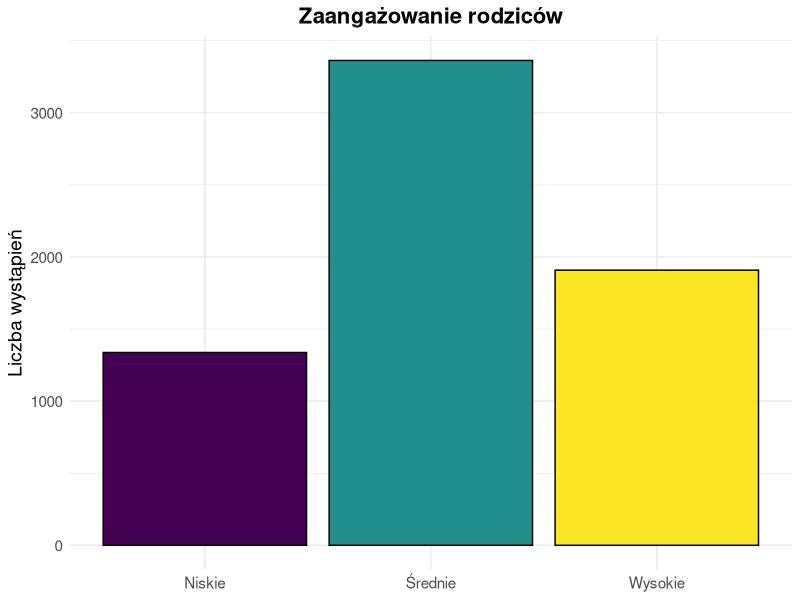
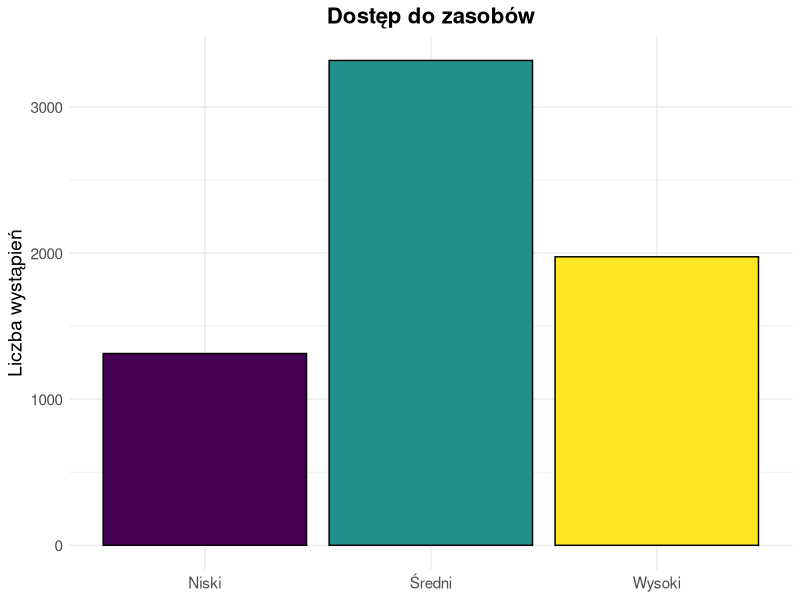
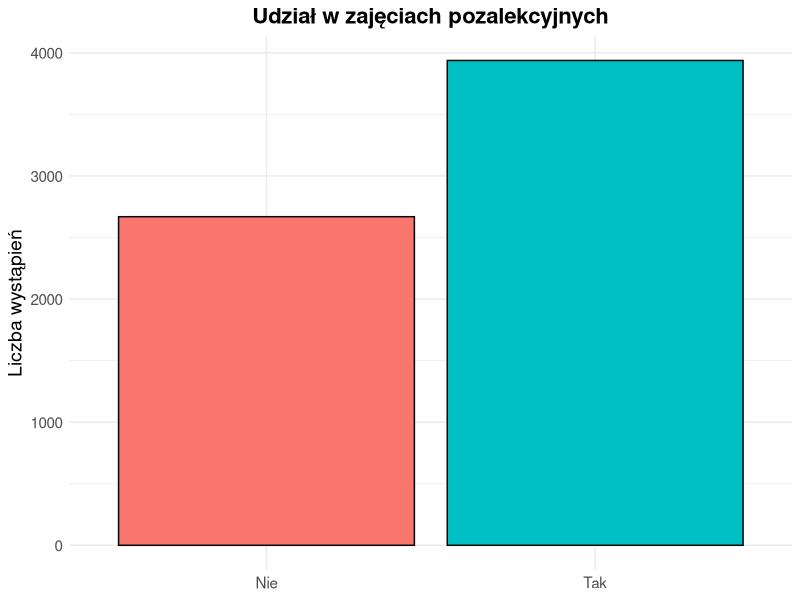
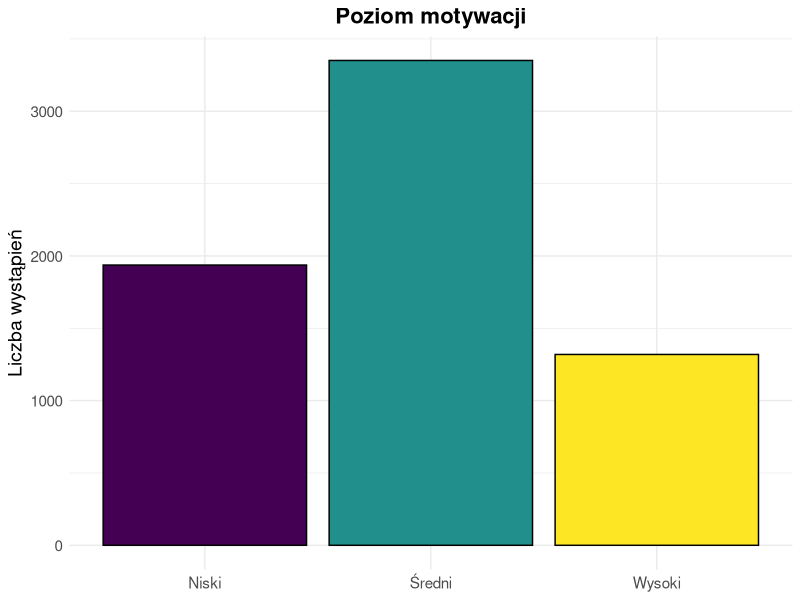
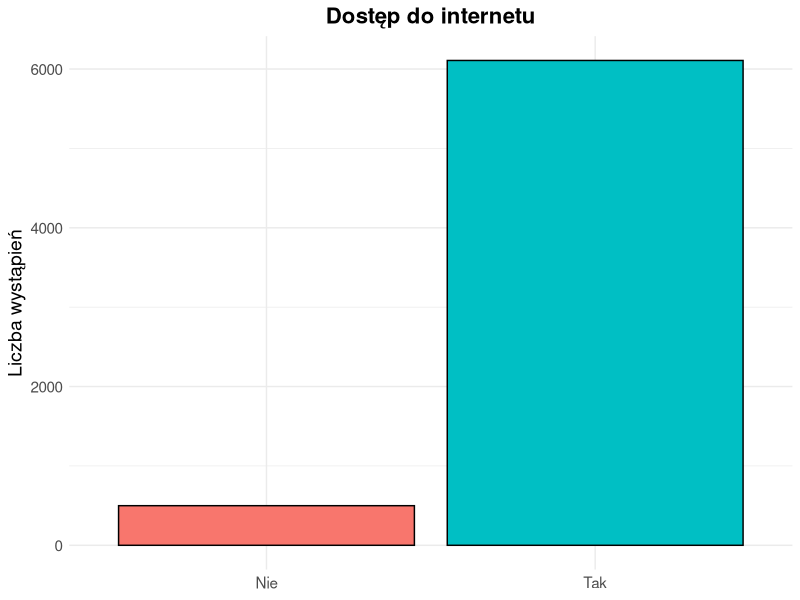
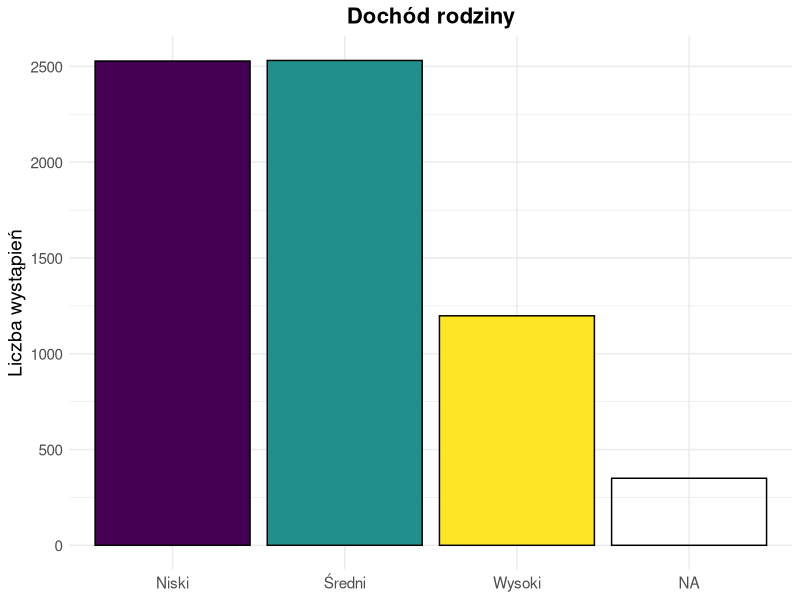
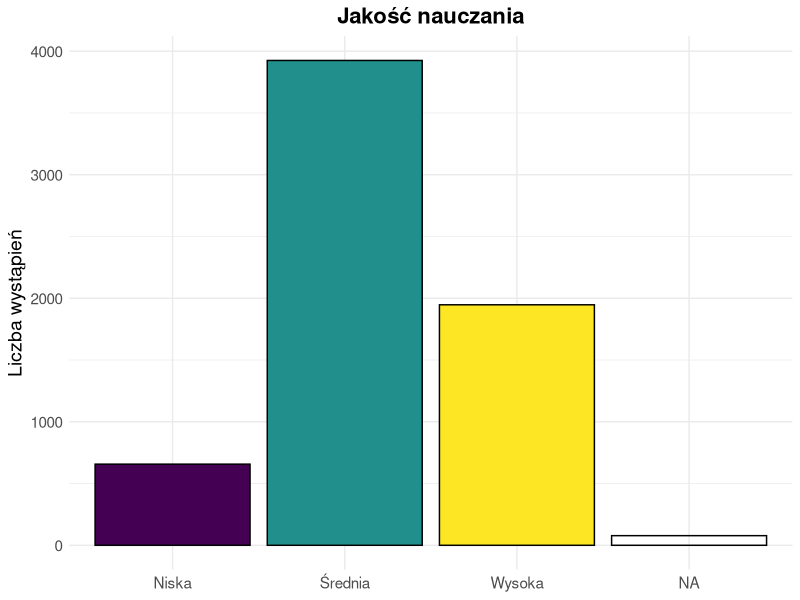
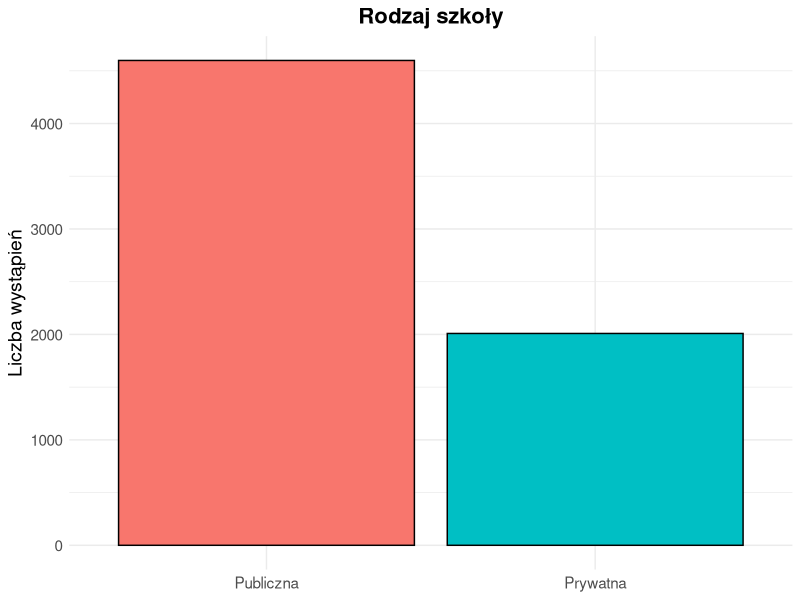

R code for these plots, in order:
library(tidyverse)
dane <- read_csv("czynniki.csv")

# przekodowanie zmiennych na faktorowe

dane$Parental_Involvement <- ifelse(dane$Parental_Involvement == "Low", 1,
                                    ifelse(dane$Parental_Involvement == "Medium", 2, 3))
dane$Parental_Involvement <- factor(dane$Parental_Involvement, levels = c(1, 2, 3),
                                    labels = c("Niskie", "Średnie", "Wysokie"), ordered = TRUE)

dane$Access_to_Resources <- ifelse(dane$Access_to_Resources == "Low", 1,
                                   ifelse(dane$Access_to_Resources == "Medium", 2, 3))
dane$Access_to_Resources <- factor(dane$Access_to_Resources, levels = c(1, 2, 3),
                                   labels = c("Niski", "Średni", "Wysoki"), ordered = TRUE)

dane$Extracurricular_Activities <- ifelse(dane$Extracurricular_Activities == "No", 0, 1)
dane$Extracurricular_Activities <- factor(dane$Extracurricular_Activities, levels = c(0, 1),
                                          labels = c("Nie", "Tak"))

dane$Motivation_Level <- ifelse(dane$Motivation_Level == "Low", 1,
                                ifelse(dane$Motivation_Level == "Medium", 2, 3))
dane$Motivation_Level <- factor(dane$Motivation_Level, levels = c(1, 2, 3),
                                labels = c("Niski", "Średni", "Wysoki"), ordered = TRUE)

dane$Internet_Access <- ifelse(dane$Internet_Access == "No", 0, 1)
dane$Internet_Access <- factor(dane$Internet_Access, levels = c(0, 1), labels = c("Nie", "Tak"))

dane$Family_Income <- ifelse(is.na(dane$Family_Income), NA,
                             ifelse(dane$Family_Income == "Low", 1,
                                    ifelse(dane$Family_Income == "Medium", 2, 3)))
dane$Family_Income <- factor(dane$Family_Income, levels = c(1, 2, 3),
                             labels = c("Niski", "Średni", "Wysoki"), ordered = TRUE)

dane$Teacher_Quality <- ifelse(is.na(dane$Teacher_Quality), NA,
                               ifelse(dane$Teacher_Quality == "Low", 1,
                                      ifelse(dane$Teacher_Quality == "Medium", 2, 3)))
dane$Teacher_Quality <- factor(dane$Teacher_Quality, levels = c(1, 2, 3),
                               labels = c("Niska", "Średnia", "Wysoka"), ordered = TRUE)

dane$School_Type <- ifelse(dane$School_Type == "Public", 1, 2)
dane$School_Type <- factor(dane$School_Type, levels = c(1, 2), labels = c("Publiczna", "Prywatna"))

dane$Peer_Influence <- ifelse(dane$Peer_Influence == "Negative", 1,
                              ifelse(dane$Peer_Influence == "Neutral", 2, 3))
dane$Peer_Influence <- factor(dane$Peer_Influence, levels = c(1, 2, 3),
                              labels = c("Negatywny", "Neutralny", "Pozytywny"), ordered = TRUE)

dane$Learning_Disabilities <- ifelse(dane$Learning_Disabilities == "No", 0, 1)
dane$Learning_Disabilities <- factor(dane$Learning_Disabilities, levels = c(0, 1),
                                     labels = c("Nie", "Tak"))

dane$Parental_Education_Level <- ifelse(is.na(dane$Parental_Education_Level), NA,
                                        ifelse(dane$Parental_Education_Level == "High School", 1,
                                               ifelse(dane$Parental_Education_Level == "College", 2, 3)))
dane$Parental_Education_Level <- factor(dane$Parental_Education_Level, levels = c(1, 2, 3),
                                        labels = c("Średnie", "Wyższe", "Podyplomowe"),
                                        ordered = TRUE)

dane$Distance_from_Home <- ifelse(is.na(dane$Distance_from_Home), NA,
                                  ifelse(dane$Distance_from_Home == "Far", 1,
                                         ifelse(dane$Distance_from_Home == "Moderate", 2, 3)))
dane$Distance_from_Home <- factor(dane$Distance_from_Home, levels = c(1, 2, 3),
                                  labels = c("Daleka", "Umiarkowana", "Bliska"), ordered = TRUE)

dane$Gender <- ifelse(dane$Gender == "Female", 1, 2)
dane$Gender <- factor(dane$Gender, levels = c(1, 2), labels = c("Kobieta", "Mężczyzna"))

# ustawienie stylu wykresow

my_theme <- theme_minimal() +
  theme(plot.title = element_text(face = "bold", size = 16, hjust = 0.5),
        axis.title = element_text(size = 14),
        axis.text = element_text(size = 11))

# parental involvement - wykres

ggplot(dane, aes(x = Parental_Involvement, fill = Parental_Involvement)) +
  geom_bar(color = "black") +
  labs(title = "Zaangażowanie rodziców", x = NULL, y = "Liczba wystąpień") +
  my_theme + theme(legend.position = "none")

# access to resources - wykres

ggplot(dane, aes(x = Access_to_Resources, fill = Access_to_Resources)) +
  geom_bar(color = "black") +
  labs(title = "Dostęp do zasobów", x = NULL, y = "Liczba wystąpień") +
  my_theme + theme(legend.position = "none")

# extracurricular activities - wykres

ggplot(dane, aes(x = Extracurricular_Activities, fill = Extracurricular_Activities)) +
  geom_bar(color = "black") +
  labs(title = "Udział w zajęciach pozalekcyjnych", x = NULL, y = "Liczba wystąpień") +
  my_theme + theme(legend.position = "none")

# motivation level - wykres

ggplot(dane, aes(x = Motivation_Level, fill = Motivation_Level)) +
  geom_bar(color = "black") +
  labs(title = "Poziom motywacji", x = NULL, y = "Liczba wystąpień") +
  my_theme + theme(legend.position = "none")

# internet access - wykres

ggplot(dane, aes(x = Internet_Access, fill = Internet_Access)) +
  geom_bar(color = "black") +
  labs(title = "Dostęp do internetu", x = NULL, y = "Liczba wystąpień") +
  my_theme + theme(legend.position = "none")

# family income - wykres

ggplot(dane, aes(x = Family_Income, fill = Family_Income)) +
  geom_bar(color = "black") +
  labs(title = "Dochód rodziny", x = NULL, y = "Liczba wystąpień") +
  my_theme + theme(legend.position = "none")

# teacher quality - wykres

ggplot(dane, aes(x = Teacher_Quality, fill = Teacher_Quality)) +
  geom_bar(color = "black") +
  labs(title = "Jakość nauczania", x = NULL, y = "Liczba wystąpień") +
  my_theme + theme(legend.position = "none")

# school type - wykres

ggplot(dane, aes(x = School_Type, fill = School_Type)) +
  geom_bar(color = "black") +
  labs(title = "Rodzaj szkoły", x = NULL, y = "Liczba wystąpień") +
  my_theme + theme(legend.position = "none")

# peer influence - wykres

ggplot(dane, aes(x = Peer_Influence, fill = Peer_Influence)) +
  geom_bar(color = "black") +
  labs(title = "Wpływ rówieśników", x = NULL, y = "Liczba wystąpień") +
  my_theme + theme(legend.position = "none")

# learning disabilities - wykres

ggplot(dane, aes(x = Learning_Disabilities, fill = Learning_Disabilities)) +
  geom_bar(color = "black") +
  labs(title = "Występowanie trudności w uczeniu się", x = NULL, y = "Liczba wystąpień") +
  my_theme + theme(legend.position = "none")

# parental education level - wykres

ggplot(dane, aes(x = Parental_Education_Level, fill = Parental_Education_Level)) +
  geom_bar(color = "black") +
  labs(title = "Poziom wykształcenia rodziców", x = NULL, y = "Liczba wystąpień") +
  my_theme + theme(legend.position = "none")

# distance from home - wykres

ggplot(dane, aes(x = Distance_from_Home, fill = Distance_from_Home)) +
  geom_bar(color = "black") +
  labs(title = "Odległość od domu", x = NULL, y = "Liczba wystąpień") +
  my_theme + theme(legend.position = "none")

# gender - wykres

ggplot(dane, aes(x = Gender, fill = Gender)) +
  geom_bar(color = "black") +
  labs(title = "Płeć", x = NULL, y = "Liczba wystąpień") +
  my_theme + theme(legend.position = "none")




